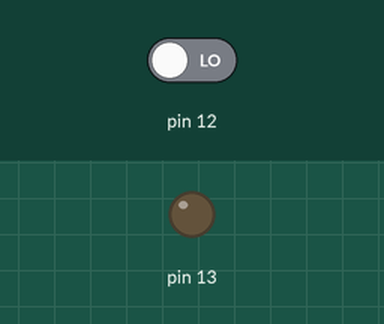
The sketch below on a simulated Arduino Uno, built with avr-gcc and run on an emulated ATmega328P. On the bench: output pins drawn as LEDs (lit = HIGH). The inputs (shaded band) are chosen by the test bench; at power-on: pin 12 LOW.

Above: at 1.2 s.
1.3 s: pin 12 driven HIGH
At 2.3 s:
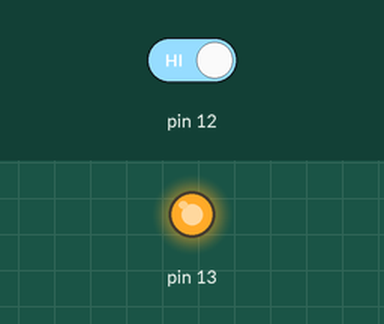
2.8 s: pin 12 driven LOW
At 3.4 s:
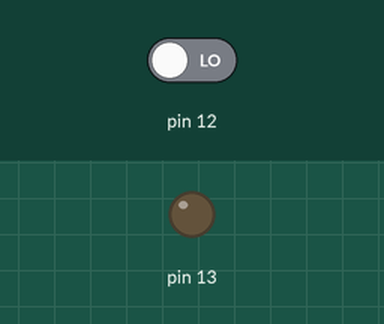
Timing chart, 0 to 5.8 s (numbered marks = the images above; inputs shaded):
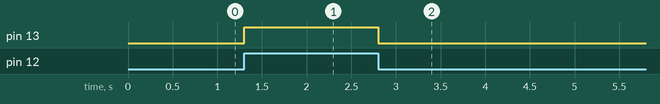

Measured:
- after the input at 1.3 s, pin 13: LOW → HIGH at once
- after the input at 2.8 s, pin 13: HIGH → LOW at once

The sketch:

_13._Buton_Led.ino
```cpp
void setup() {
  // put your setup code here, to run once:
  pinMode(13, OUTPUT);
  pinMode(12, INPUT);
}

void loop() {
  // put your main code here, to run repeatedly:
  int stareButon = digitalRead(12);
  if (stareButon == 1) {
    digitalWrite(13, HIGH);
    }
    else {
      digitalWrite(13, LOW);
      }
}
```
